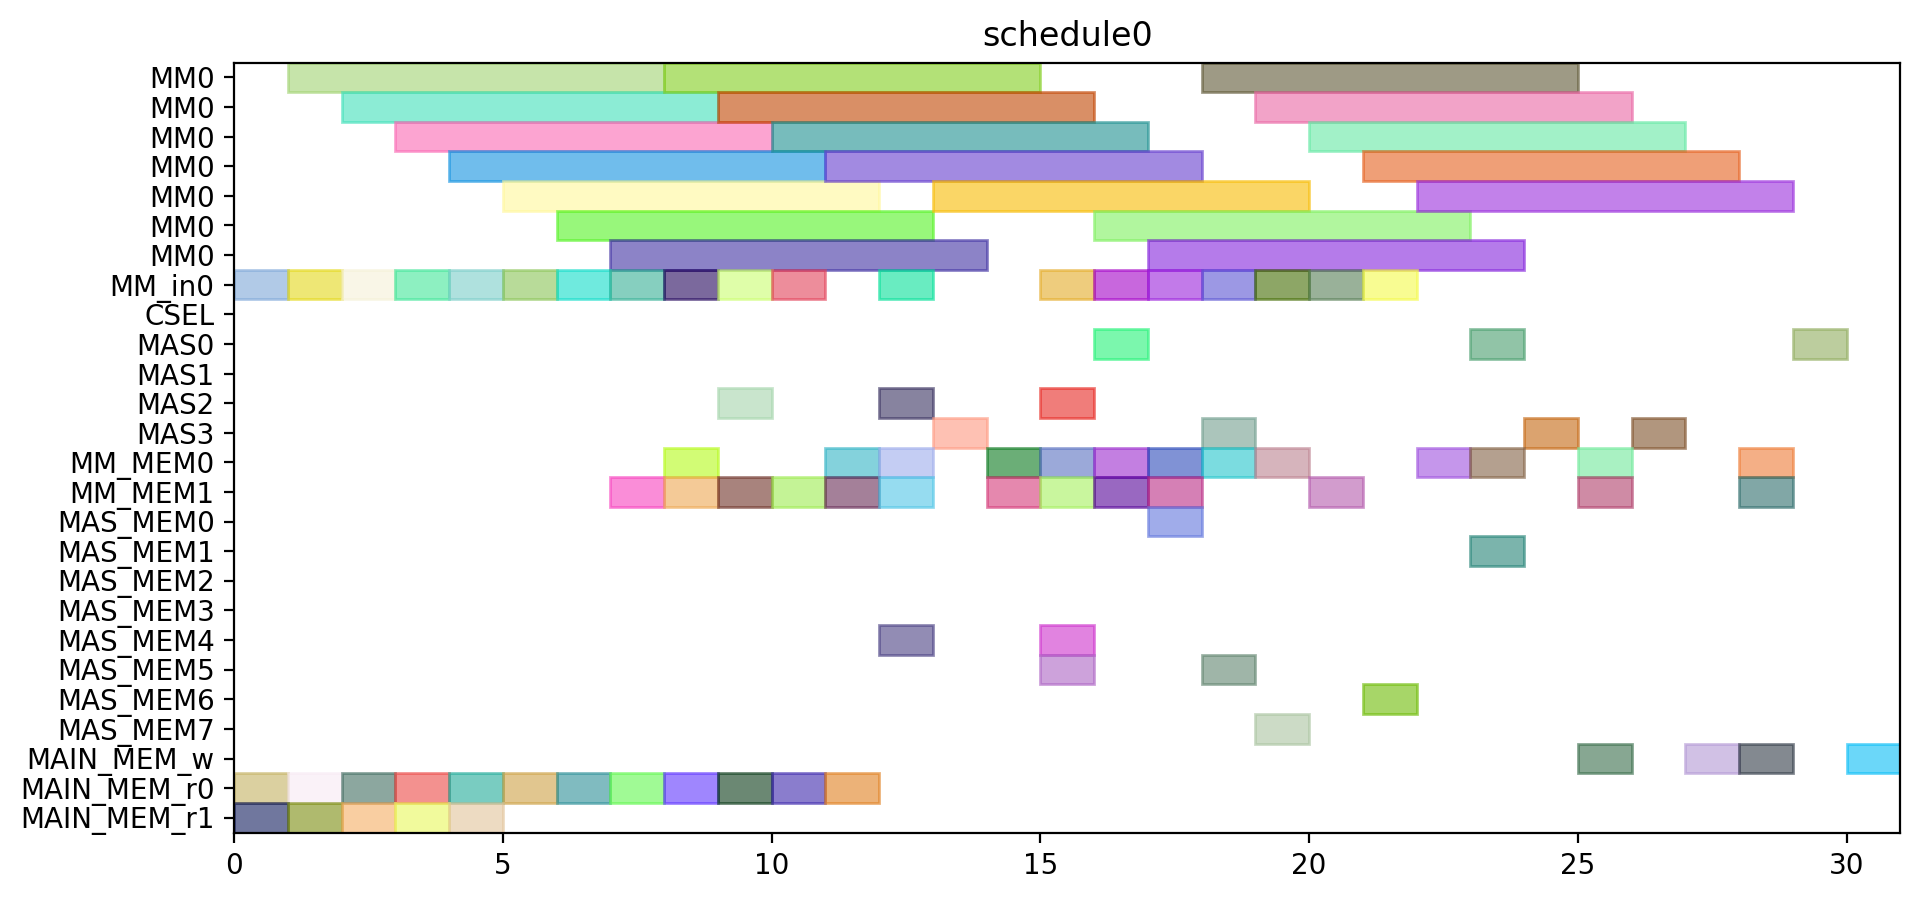

Here is the Python script that generated this plot:
from pyschedule import Scenario, solvers, plotters, alt


def solve():
	horizon = 90
	S = Scenario("schedule0", horizon=horizon)

	# resource
	MM = S.Resources('MM', num=1, size=7)
	MM_in = S.Resources('MM_in', num=1)
	CSEL = S.Resource('CSEL')
	MAS = S.Resources('MAS', num=4, size=1, periods=range(1, horizon))
	MM_MEM = S.Resources('MM_MEM', num=2)
	MAS_MEM = S.Resources('MAS_MEM', num=8)
	MAIN_MEM_w = S.Resource('MAIN_MEM_w', size=1)
	MAIN_MEM_r = S.Resources('MAIN_MEM_r', num=2)

	# result of previous scheduling

	# new tasks
	T1_in = S.Task('T1_in', length=1, delay_cost=1)
	T1_in += alt(MM_in)
	T1 = S.Task('T1', length=7, delay_cost=1)
	T1 += alt(MM)
	S += T1>=T1_in

	T1_mem0 = S.Task('T1_mem0', length=1, delay_cost=1)
	T1_mem0 += MAIN_MEM_r[0]
	T2_in = S.Task('T2_in', length=1, delay_cost=1)
	T2_in += alt(MM_in)
	T2 = S.Task('T2', length=7, delay_cost=1)
	T2 += alt(MM)
	S += T2>=T2_in

	T2_mem0 = S.Task('T2_mem0', length=1, delay_cost=1)
	T2_mem0 += MAIN_MEM_r[0]
	T2_mem1 = S.Task('T2_mem1', length=1, delay_cost=1)
	T2_mem1 += MAIN_MEM_r[1]
	T3_in = S.Task('T3_in', length=1, delay_cost=1)
	T3_in += alt(MM_in)
	T3 = S.Task('T3', length=7, delay_cost=1)
	T3 += alt(MM)
	S += T3>=T3_in

	T3_mem0 = S.Task('T3_mem0', length=1, delay_cost=1)
	T3_mem0 += MAIN_MEM_r[0]
	T3_mem1 = S.Task('T3_mem1', length=1, delay_cost=1)
	T3_mem1 += MAIN_MEM_r[1]
	T4_in = S.Task('T4_in', length=1, delay_cost=1)
	T4_in += alt(MM_in)
	T4 = S.Task('T4', length=7, delay_cost=1)
	T4 += alt(MM)
	S += T4>=T4_in

	T4_mem0 = S.Task('T4_mem0', length=1, delay_cost=1)
	T4_mem0 += MAIN_MEM_r[0]
	T4_mem1 = S.Task('T4_mem1', length=1, delay_cost=1)
	T4_mem1 += MAIN_MEM_r[1]
	T5_in = S.Task('T5_in', length=1, delay_cost=1)
	T5_in += alt(MM_in)
	T5 = S.Task('T5', length=7, delay_cost=1)
	T5 += alt(MM)
	S += T5>=T5_in

	T5_mem0 = S.Task('T5_mem0', length=1, delay_cost=1)
	T5_mem0 += MAIN_MEM_r[0]
	T6_in = S.Task('T6_in', length=1, delay_cost=1)
	T6_in += alt(MM_in)
	T6 = S.Task('T6', length=7, delay_cost=1)
	T6 += alt(MM)
	S += T6>=T6_in

	T6_mem0 = S.Task('T6_mem0', length=1, delay_cost=1)
	T6_mem0 += MAIN_MEM_r[0]
	T6_mem1 = S.Task('T6_mem1', length=1, delay_cost=1)
	T6_mem1 += MAIN_MEM_r[1]
	T7_in = S.Task('T7_in', length=1, delay_cost=1)
	T7_in += alt(MM_in)
	T7 = S.Task('T7', length=7, delay_cost=1)
	T7 += alt(MM)
	S += T7>=T7_in

	T7_mem0 = S.Task('T7_mem0', length=1, delay_cost=1)
	T7_mem0 += MAIN_MEM_r[0]
	T7_mem1 = S.Task('T7_mem1', length=1, delay_cost=1)
	T7_mem1 += MAIN_MEM_r[1]
	T8_in = S.Task('T8_in', length=1, delay_cost=1)
	T8_in += alt(MM_in)
	T8 = S.Task('T8', length=7, delay_cost=1)
	T8 += alt(MM)
	S += T8>=T8_in

	T8_mem0 = S.Task('T8_mem0', length=1, delay_cost=1)
	T8_mem0 += MAIN_MEM_r[0]
	T8_mem1 = S.Task('T8_mem1', length=1, delay_cost=1)
	T8_mem1 += alt(MM_MEM)
	S += (T1*MM[0])-1 < T8_mem1*MM_MEM[1]
	S += T8_mem1 <= T8

	T9_in = S.Task('T9_in', length=1, delay_cost=1)
	T9_in += alt(MM_in)
	T9 = S.Task('T9', length=7, delay_cost=1)
	T9 += alt(MM)
	S += T9>=T9_in

	T9_mem0 = S.Task('T9_mem0', length=1, delay_cost=1)
	T9_mem0 += MAIN_MEM_r[0]
	T9_mem1 = S.Task('T9_mem1', length=1, delay_cost=1)
	T9_mem1 += alt(MM_MEM)
	S += (T1*MM[0])-1 < T9_mem1*MM_MEM[1]
	S += T9_mem1 <= T9

	T10_in = S.Task('T10_in', length=1, delay_cost=1)
	T10_in += alt(MM_in)
	T10 = S.Task('T10', length=7, delay_cost=1)
	T10 += alt(MM)
	S += T10>=T10_in

	T10_mem0 = S.Task('T10_mem0', length=1, delay_cost=1)
	T10_mem0 += MAIN_MEM_r[0]
	T10_mem1 = S.Task('T10_mem1', length=1, delay_cost=1)
	T10_mem1 += alt(MM_MEM)
	S += (T3*MM[0])-1 < T10_mem1*MM_MEM[1]
	S += T10_mem1 <= T10

	T11_in = S.Task('T11_in', length=1, delay_cost=1)
	T11_in += alt(MM_in)
	T11 = S.Task('T11', length=7, delay_cost=1)
	T11 += alt(MM)
	S += T11>=T11_in

	T11_mem0 = S.Task('T11_mem0', length=1, delay_cost=1)
	T11_mem0 += MAIN_MEM_r[0]
	T11_mem1 = S.Task('T11_mem1', length=1, delay_cost=1)
	T11_mem1 += alt(MM_MEM)
	S += (T3*MM[0])-1 < T11_mem1*MM_MEM[1]
	S += T11_mem1 <= T11

	T12 = S.Task('T12', length=1, delay_cost=1)
	T12 += alt(MAS)

	T12_mem0 = S.Task('T12_mem0', length=1, delay_cost=1)
	T12_mem0 += alt(MM_MEM)
	S += (T4*MM[0])-1 < T12_mem0*MM_MEM[0]
	S += T12_mem0 <= T12

	T12_mem1 = S.Task('T12_mem1', length=1, delay_cost=1)
	T12_mem1 += alt(MM_MEM)
	S += (T2*MM[0])-1 < T12_mem1*MM_MEM[1]
	S += T12_mem1 <= T12

	T13 = S.Task('T13', length=1, delay_cost=1)
	T13 += alt(MAS)

	T13_mem0 = S.Task('T13_mem0', length=1, delay_cost=1)
	T13_mem0 += alt(MM_MEM)
	S += (T4*MM[0])-1 < T13_mem0*MM_MEM[0]
	S += T13_mem0 <= T13

	T13_mem1 = S.Task('T13_mem1', length=1, delay_cost=1)
	T13_mem1 += alt(MM_MEM)
	S += (T2*MM[0])-1 < T13_mem1*MM_MEM[1]
	S += T13_mem1 <= T13

	T15 = S.Task('T15', length=1, delay_cost=1)
	T15 += alt(MAS)

	T15_mem0 = S.Task('T15_mem0', length=1, delay_cost=1)
	T15_mem0 += alt(MM_MEM)
	S += (T7*MM[0])-1 < T15_mem0*MM_MEM[0]
	S += T15_mem0 <= T15

	T14_in = S.Task('T14_in', length=1, delay_cost=1)
	T14_in += alt(MM_in)
	T14 = S.Task('T14', length=7, delay_cost=1)
	T14 += alt(MM)
	S += T14>=T14_in

	T14_mem0 = S.Task('T14_mem0', length=1, delay_cost=1)
	T14_mem0 += alt(MAS_MEM)
	S += (T13*MAS[0])-1 < T14_mem0*MAS_MEM[0]
	S += (T13*MAS[1])-1 < T14_mem0*MAS_MEM[2]
	S += (T13*MAS[2])-1 < T14_mem0*MAS_MEM[4]
	S += (T13*MAS[3])-1 < T14_mem0*MAS_MEM[6]
	S += T14_mem0 <= T14

	T16_in = S.Task('T16_in', length=1, delay_cost=1)
	T16_in += alt(MM_in)
	T16 = S.Task('T16', length=7, delay_cost=1)
	T16 += alt(MM)
	S += T16>=T16_in

	T16_mem0 = S.Task('T16_mem0', length=1, delay_cost=1)
	T16_mem0 += alt(MM_MEM)
	S += (T1*MM[0])-1 < T16_mem0*MM_MEM[0]
	S += T16_mem0 <= T16

	T16_mem1 = S.Task('T16_mem1', length=1, delay_cost=1)
	T16_mem1 += alt(MM_MEM)
	S += (T8*MM[0])-1 < T16_mem1*MM_MEM[1]
	S += T16_mem1 <= T16

	T17_in = S.Task('T17_in', length=1, delay_cost=1)
	T17_in += alt(MM_in)
	T17 = S.Task('T17', length=7, delay_cost=1)
	T17 += alt(MM)
	S += T17>=T17_in

	T17_mem0 = S.Task('T17_mem0', length=1, delay_cost=1)
	T17_mem0 += alt(MM_MEM)
	S += (T8*MM[0])-1 < T17_mem0*MM_MEM[0]
	S += T17_mem0 <= T17

	T17_mem1 = S.Task('T17_mem1', length=1, delay_cost=1)
	T17_mem1 += alt(MAS_MEM)
	S += (T15*MAS[0])-1 < T17_mem1*MAS_MEM[1]
	S += (T15*MAS[1])-1 < T17_mem1*MAS_MEM[3]
	S += (T15*MAS[2])-1 < T17_mem1*MAS_MEM[5]
	S += (T15*MAS[3])-1 < T17_mem1*MAS_MEM[7]
	S += T17_mem1 <= T17

	T18 = S.Task('T18', length=1, delay_cost=1)
	T18 += alt(MAS)

	T18_mem0 = S.Task('T18_mem0', length=1, delay_cost=1)
	T18_mem0 += alt(MM_MEM)
	S += (T5*MM[0])-1 < T18_mem0*MM_MEM[0]
	S += T18_mem0 <= T18

	T18_mem1 = S.Task('T18_mem1', length=1, delay_cost=1)
	T18_mem1 += alt(MM_MEM)
	S += (T9*MM[0])-1 < T18_mem1*MM_MEM[1]
	S += T18_mem1 <= T18

	T19 = S.Task('T19', length=1, delay_cost=1)
	T19 += alt(MAS)

	T19_mem0 = S.Task('T19_mem0', length=1, delay_cost=1)
	T19_mem0 += alt(MM_MEM)
	S += (T5*MM[0])-1 < T19_mem0*MM_MEM[0]
	S += T19_mem0 <= T19

	T19_mem1 = S.Task('T19_mem1', length=1, delay_cost=1)
	T19_mem1 += alt(MM_MEM)
	S += (T9*MM[0])-1 < T19_mem1*MM_MEM[1]
	S += T19_mem1 <= T19

	T21 = S.Task('T21', length=1, delay_cost=1)
	T21 += alt(MAS)

	T21_mem0 = S.Task('T21_mem0', length=1, delay_cost=1)
	T21_mem0 += alt(MM_MEM)
	S += (T6*MM[0])-1 < T21_mem0*MM_MEM[0]
	S += T21_mem0 <= T21

	T21_mem1 = S.Task('T21_mem1', length=1, delay_cost=1)
	T21_mem1 += alt(MM_MEM)
	S += (T10*MM[0])-1 < T21_mem1*MM_MEM[1]
	S += T21_mem1 <= T21

	T24_in = S.Task('T24_in', length=1, delay_cost=1)
	T24_in += alt(MM_in)
	T24 = S.Task('T24', length=7, delay_cost=1)
	T24 += alt(MM)
	S += T24>=T24_in

	T24_mem0 = S.Task('T24_mem0', length=1, delay_cost=1)
	T24_mem0 += alt(MM_MEM)
	S += (T11*MM[0])-1 < T24_mem0*MM_MEM[0]
	S += T24_mem0 <= T24

	T24_mem1 = S.Task('T24_mem1', length=1, delay_cost=1)
	T24_mem1 += alt(MAS_MEM)
	S += (T12*MAS[0])-1 < T24_mem1*MAS_MEM[1]
	S += (T12*MAS[1])-1 < T24_mem1*MAS_MEM[3]
	S += (T12*MAS[2])-1 < T24_mem1*MAS_MEM[5]
	S += (T12*MAS[3])-1 < T24_mem1*MAS_MEM[7]
	S += T24_mem1 <= T24

	T20_in = S.Task('T20_in', length=1, delay_cost=1)
	T20_in += alt(MM_in)
	T20 = S.Task('T20', length=7, delay_cost=1)
	T20 += alt(MM)
	S += T20>=T20_in

	T20_mem0 = S.Task('T20_mem0', length=1, delay_cost=1)
	T20_mem0 += alt(MAS_MEM)
	S += (T15*MAS[0])-1 < T20_mem0*MAS_MEM[0]
	S += (T15*MAS[1])-1 < T20_mem0*MAS_MEM[2]
	S += (T15*MAS[2])-1 < T20_mem0*MAS_MEM[4]
	S += (T15*MAS[3])-1 < T20_mem0*MAS_MEM[6]
	S += T20_mem0 <= T20

	T20_mem1 = S.Task('T20_mem1', length=1, delay_cost=1)
	T20_mem1 += alt(MAS_MEM)
	S += (T18*MAS[0])-1 < T20_mem1*MAS_MEM[1]
	S += (T18*MAS[1])-1 < T20_mem1*MAS_MEM[3]
	S += (T18*MAS[2])-1 < T20_mem1*MAS_MEM[5]
	S += (T18*MAS[3])-1 < T20_mem1*MAS_MEM[7]
	S += T20_mem1 <= T20

	T22_in = S.Task('T22_in', length=1, delay_cost=1)
	T22_in += alt(MM_in)
	T22 = S.Task('T22', length=7, delay_cost=1)
	T22 += alt(MM)
	S += T22>=T22_in

	T22_mem0 = S.Task('T22_mem0', length=1, delay_cost=1)
	T22_mem0 += alt(MAS_MEM)
	S += (T21*MAS[0])-1 < T22_mem0*MAS_MEM[0]
	S += (T21*MAS[1])-1 < T22_mem0*MAS_MEM[2]
	S += (T21*MAS[2])-1 < T22_mem0*MAS_MEM[4]
	S += (T21*MAS[3])-1 < T22_mem0*MAS_MEM[6]
	S += T22_mem0 <= T22

	T23_in = S.Task('T23_in', length=1, delay_cost=1)
	T23_in += alt(MM_in)
	T23 = S.Task('T23', length=7, delay_cost=1)
	T23 += alt(MM)
	S += T23>=T23_in

	T23_mem0 = S.Task('T23_mem0', length=1, delay_cost=1)
	T23_mem0 += alt(MAS_MEM)
	S += (T19*MAS[0])-1 < T23_mem0*MAS_MEM[0]
	S += (T19*MAS[1])-1 < T23_mem0*MAS_MEM[2]
	S += (T19*MAS[2])-1 < T23_mem0*MAS_MEM[4]
	S += (T19*MAS[3])-1 < T23_mem0*MAS_MEM[6]
	S += T23_mem0 <= T23

	Z2_new_in = S.Task('Z2_new_in', length=1, delay_cost=1)
	Z2_new_in += alt(MM_in)
	Z2_new = S.Task('Z2_new', length=7, delay_cost=1)
	Z2_new += alt(MM)
	S += Z2_new>=Z2_new_in

	S += 0<Z2_new

	Z2_new_w = S.Task('Z2_new_w', length=1, delay_cost=1)
	Z2_new_w += alt(MAIN_MEM_w)
	S += Z2_new <= Z2_new_w

	Z2_new_mem0 = S.Task('Z2_new_mem0', length=1, delay_cost=1)
	Z2_new_mem0 += MAIN_MEM_r[0]
	Z2_new_mem1 = S.Task('Z2_new_mem1', length=1, delay_cost=1)
	Z2_new_mem1 += alt(MM_MEM)
	S += (T14*MM[0])-1 < Z2_new_mem1*MM_MEM[1]
	S += Z2_new_mem1 <= Z2_new

	T25 = S.Task('T25', length=1, delay_cost=1)
	T25 += alt(MAS)

	T25_mem0 = S.Task('T25_mem0', length=1, delay_cost=1)
	T25_mem0 += alt(MM_MEM)
	S += (T20*MM[0])-1 < T25_mem0*MM_MEM[0]
	S += T25_mem0 <= T25

	X2_new = S.Task('X2_new', length=1, delay_cost=1)
	X2_new += alt(MAS)

	S += 0<X2_new

	X2_new_w = S.Task('X2_new_w', length=1, delay_cost=1)
	X2_new_w += alt(MAIN_MEM_w)
	S += X2_new <= X2_new_w

	X2_new_mem0 = S.Task('X2_new_mem0', length=1, delay_cost=1)
	X2_new_mem0 += alt(MM_MEM)
	S += (T22*MM[0])-1 < X2_new_mem0*MM_MEM[0]
	S += X2_new_mem0 <= X2_new

	X2_new_mem1 = S.Task('X2_new_mem1', length=1, delay_cost=1)
	X2_new_mem1 += alt(MM_MEM)
	S += (T24*MM[0])-1 < X2_new_mem1*MM_MEM[1]
	S += X2_new_mem1 <= X2_new

	X1_new = S.Task('X1_new', length=1, delay_cost=1)
	X1_new += alt(MAS)

	S += 0<X1_new

	X1_new_w = S.Task('X1_new_w', length=1, delay_cost=1)
	X1_new_w += alt(MAIN_MEM_w)
	S += X1_new <= X1_new_w

	X1_new_mem0 = S.Task('X1_new_mem0', length=1, delay_cost=1)
	X1_new_mem0 += alt(MM_MEM)
	S += (T23*MM[0])-1 < X1_new_mem0*MM_MEM[0]
	S += X1_new_mem0 <= X1_new

	X1_new_mem1 = S.Task('X1_new_mem1', length=1, delay_cost=1)
	X1_new_mem1 += alt(MM_MEM)
	S += (T17*MM[0])-1 < X1_new_mem1*MM_MEM[1]
	S += X1_new_mem1 <= X1_new

	Z1_new = S.Task('Z1_new', length=1, delay_cost=1)
	Z1_new += alt(MAS)

	S += 0<Z1_new

	Z1_new_w = S.Task('Z1_new_w', length=1, delay_cost=1)
	Z1_new_w += alt(MAIN_MEM_w)
	S += Z1_new <= Z1_new_w

	Z1_new_mem0 = S.Task('Z1_new_mem0', length=1, delay_cost=1)
	Z1_new_mem0 += alt(MM_MEM)
	S += (T16*MM[0])-1 < Z1_new_mem0*MM_MEM[0]
	S += Z1_new_mem0 <= Z1_new

	Z1_new_mem1 = S.Task('Z1_new_mem1', length=1, delay_cost=1)
	Z1_new_mem1 += alt(MAS_MEM)
	S += (T25*MAS[0])-1 < Z1_new_mem1*MAS_MEM[1]
	S += (T25*MAS[1])-1 < Z1_new_mem1*MAS_MEM[3]
	S += (T25*MAS[2])-1 < Z1_new_mem1*MAS_MEM[5]
	S += (T25*MAS[3])-1 < Z1_new_mem1*MAS_MEM[7]
	S += Z1_new_mem1 <= Z1_new

	solvers.mip.solve(S,msg=1,kind='CPLEX',ratio_gap=1.01)

	solution = [['hoge']*len(S.solution()[1]) for i in range(len(S.solution()))]
	for i in range(len(S.solution())):
		for j in range(len(S.solution()[i])):
			solution[i][j]=str(S.solution()[i][j])
	print(solution)

	cycles = int(solution[-1][3])

	pic_file_name = "/home/mfukuda/ABE/multiRAM_multiMAS_16mux/scheduling_result/stage7MM1_stage1MAS4/ladderMul/schedule0.png"
	if(S.solution() != []):
		plotters.matplotlib.plot(S,img_filename=pic_file_name, show_task_labels=False, fig_size=(cycles*0.25+3, 5))

	return solution
